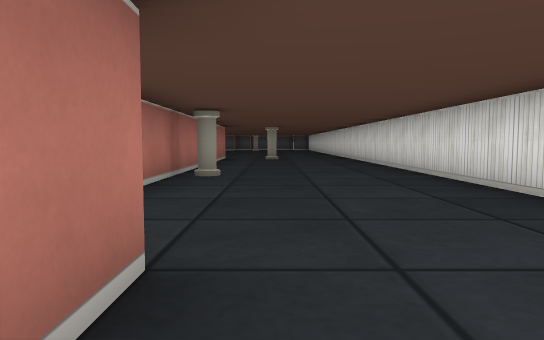
View 1 (above)

24 first-person views from a walk through a cub3D maze. The camera is about half as high as the walls, tilts 4° down and sees 70° across. The floor is counted in squares. Each view is taken from the middle of a square. On the plan, view 1 faces up. The plan holds only what a view shows up to about 9 squares ahead; the rest is blank. The place goes on beyond the plan.

View 2
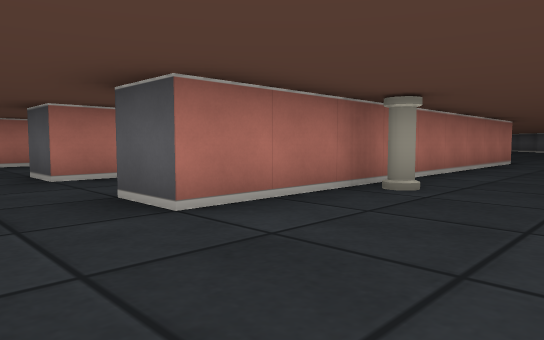

View 3
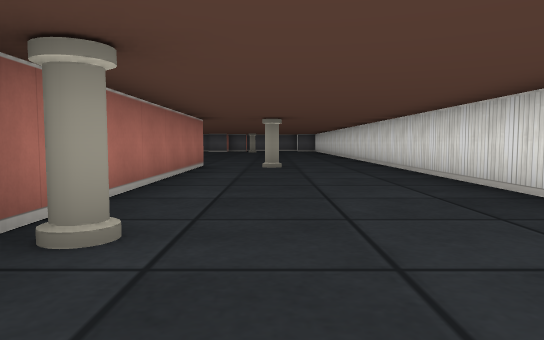

View 4
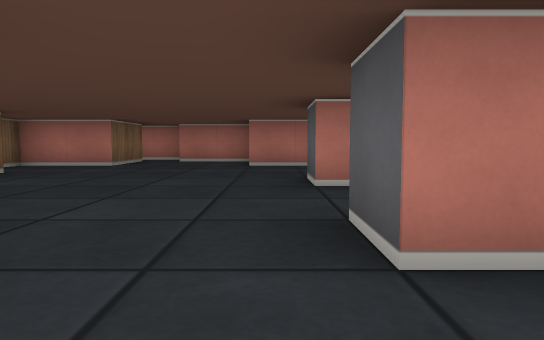

View 5
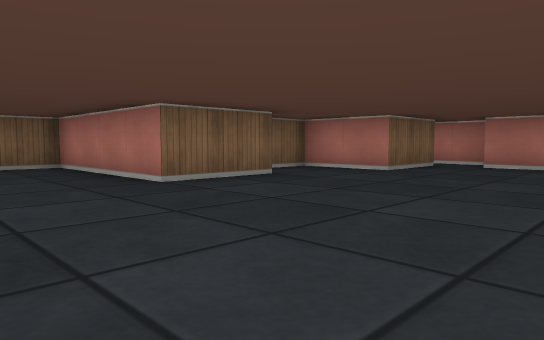

View 6
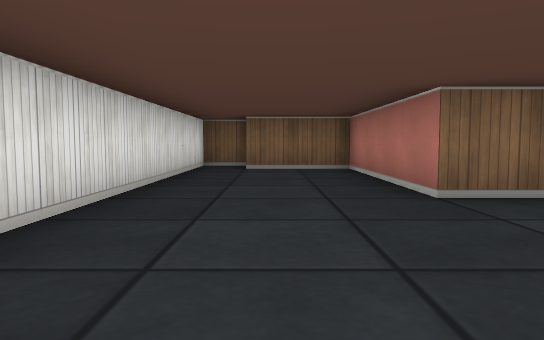

View 7
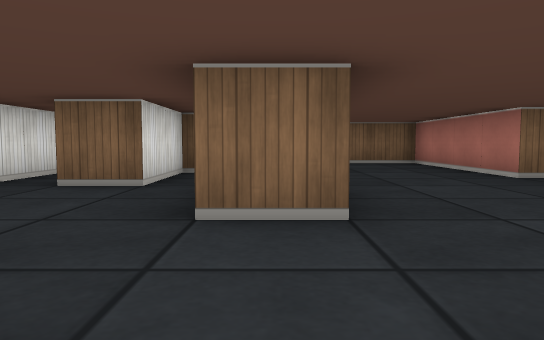

View 8
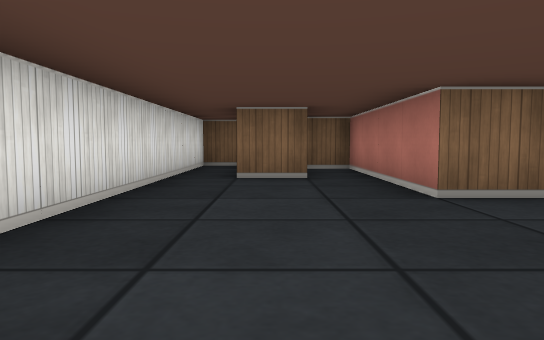

View 9
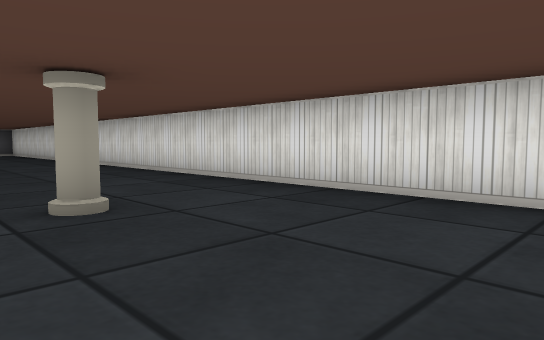

View 10
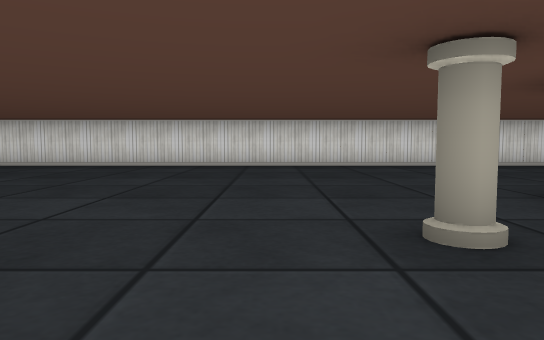

View 11
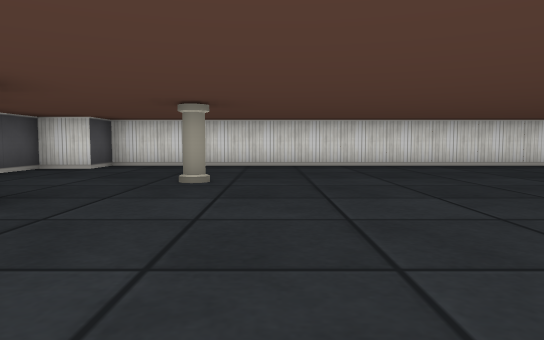

View 12
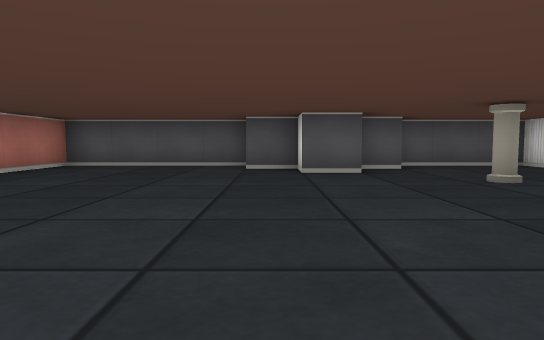

View 13
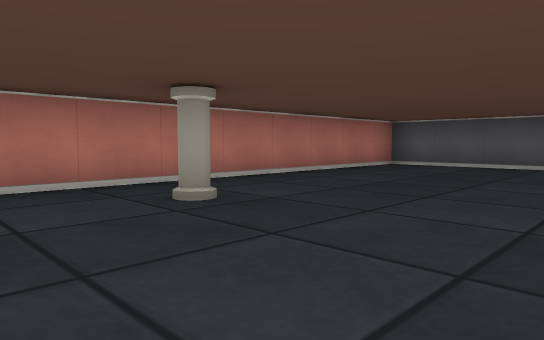

View 14
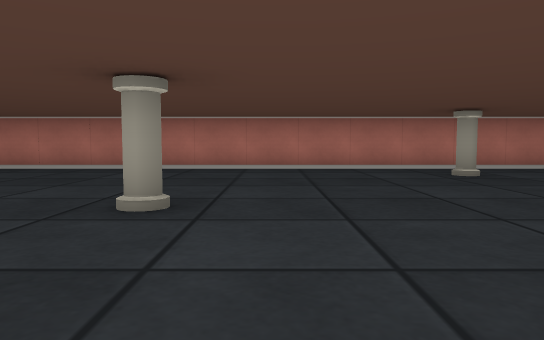

View 15
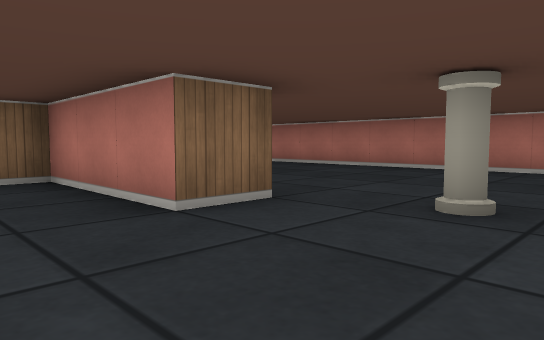

View 16
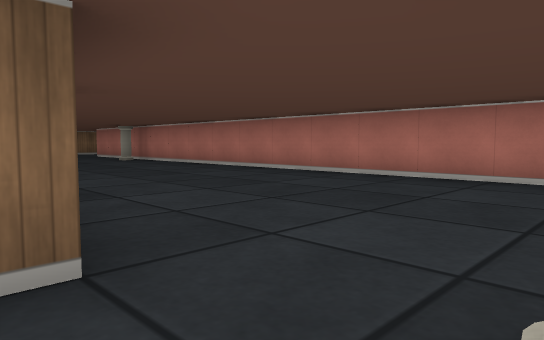

View 17
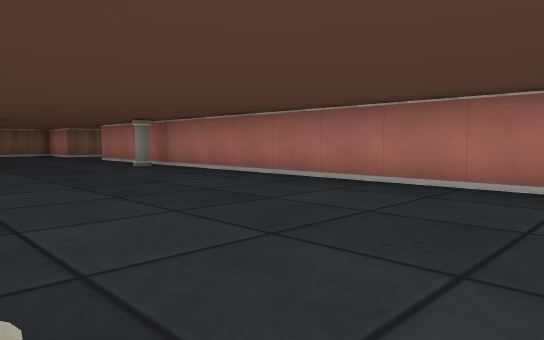

View 18
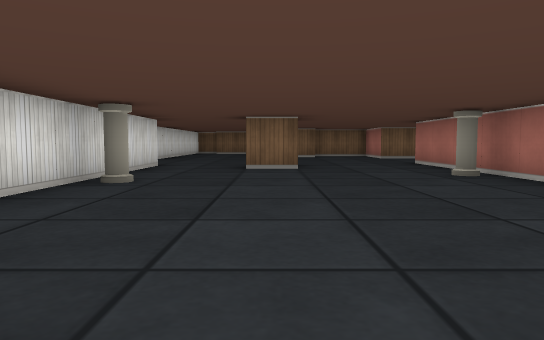

View 19
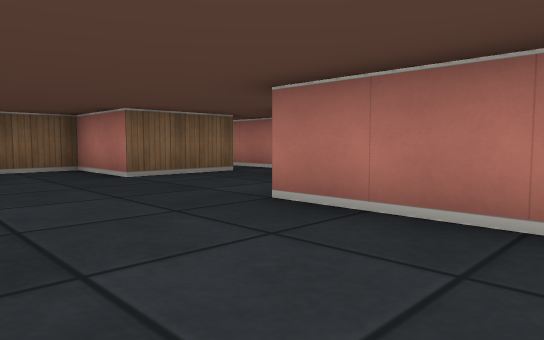

View 20
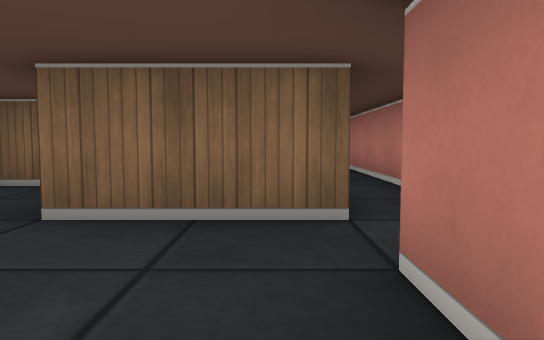

View 21
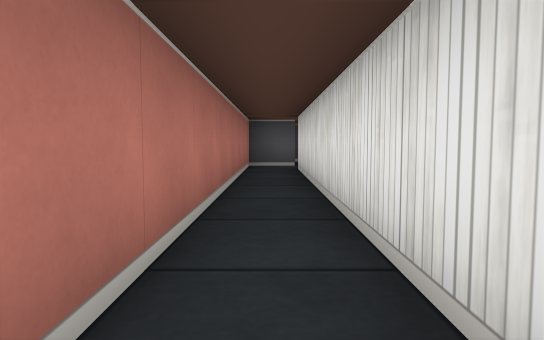

View 22
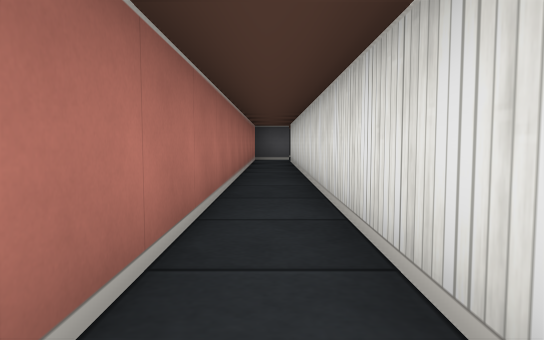

View 23
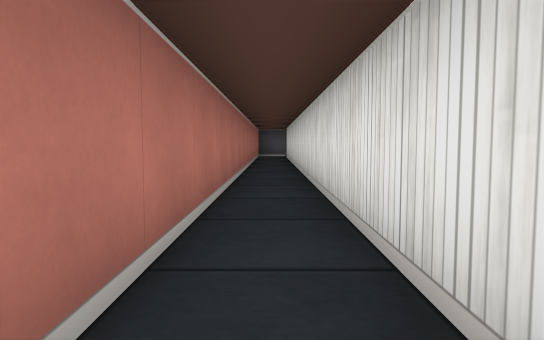

View 24
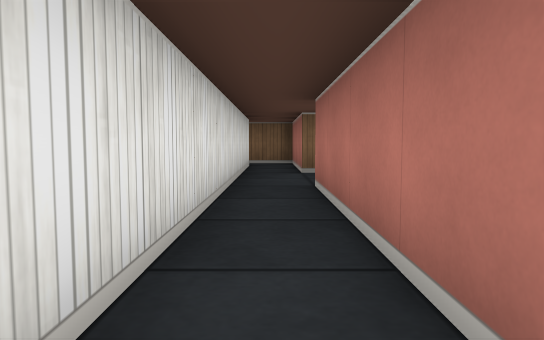

### Floor plan
Points are (right, up) in squares from view 1. A wall is a line through its corners. A room is listed if a view was taken in it or the views show most of it. See-through windows are left out.
Room 1 (views 1, 2, 3, 4, 5, 6, 7, 8, 9, 10, 11, 12, 13, 14, 15, 16, 17, 18, 19, 20)
walls: (-1.5, 12.5) (-1.5, 3.5) (-2.5, 3.5) (-2.5, 8.5); (-3.6, 15.5) (-2.5, 15.5) (-2.5, 12.5) (-1.9, 12.5); (-5.5, 4.5) (-4.5, 4.5) (-4.5, 3.5) (-5.5, 3.5); (-1.6, 1.5) (-0.5, 1.5) (-0.5, -2.5) (0.5, -2.5) (0.5, -0.5) (1.5, -0.5); (-10.5, 1.5) (-10.5, 0.5) (-11.5, 0.5) (-11.5, -0.5); (-2.5, 25.5) (-3.5, 25.5) (-3.5, 26.5) (-4.5, 26.5); (-6.5, -1.5) (-4.5, -1.5) (-4.5, -5.5) (-2.5, -5.5); (-10.5, -0.5) (-8.5, -0.5) (-8.5, -2.5) (-6.8, -2.5); (-1.4, 26.5) (-2.4, 26.5); (-4.5, 27.5) (-8.5, 27.5) (-8.5, 2.5); (1.8, -3.5) (2.5, -3.5) (2.5, 26.5) (1.5, 26.5) (1.5, 27.5) (-1.2, 27.5); (-2.5, -6.5) (-1.5, -6.5) (-1.5, 0)
ways out: opening at (-11, 0) to room 2
objects: pillar (-8, 6); pillar (-7, 21); pillar (-4, 13); pillar (-4, 17); pillar (-3, 7); pillar (-1, 6); pillar (-1, 24); pillar (0, 12)
Room 2 (views 21, 22, 23, 24)
walls: (-10.5, -17.5) (-10.5, -0.5); (-11.5, -0.5) (-11.5, -15.5)
ways out: opening at (-11, 0) to room 1; opening at (-12, -17); opening at (-11, -18.5)

Positions as (right, up) in squares from view 1, and headings:
1: (0, 0), facing up
2: (1, 2), facing up-left
3: (0, 4), facing up
4: (0, 3), facing left
5: (-2, 3), facing down-left
6: (-3, 2), facing down
7: (-1, 4), facing down
8: (1, 5), facing down
9: (-1, 9), facing up-right
10: (-6, 18), facing right
11: (-6, 23), facing right
12: (-4, 19), facing up
13: (-4, 19), facing up-left
14: (-1, 18), facing left
15: (-1, 18), facing down-left
16: (-3, 17), facing down-left
17: (-4, 14), facing down-left
18: (-5, 12), facing down
19: (-6, 5), facing down-left
20: (-10, 2), facing down
21: (-11, -8), facing up
22: (-11, -11), facing up
23: (-11, -14), facing up
24: (-11, -11), facing down
